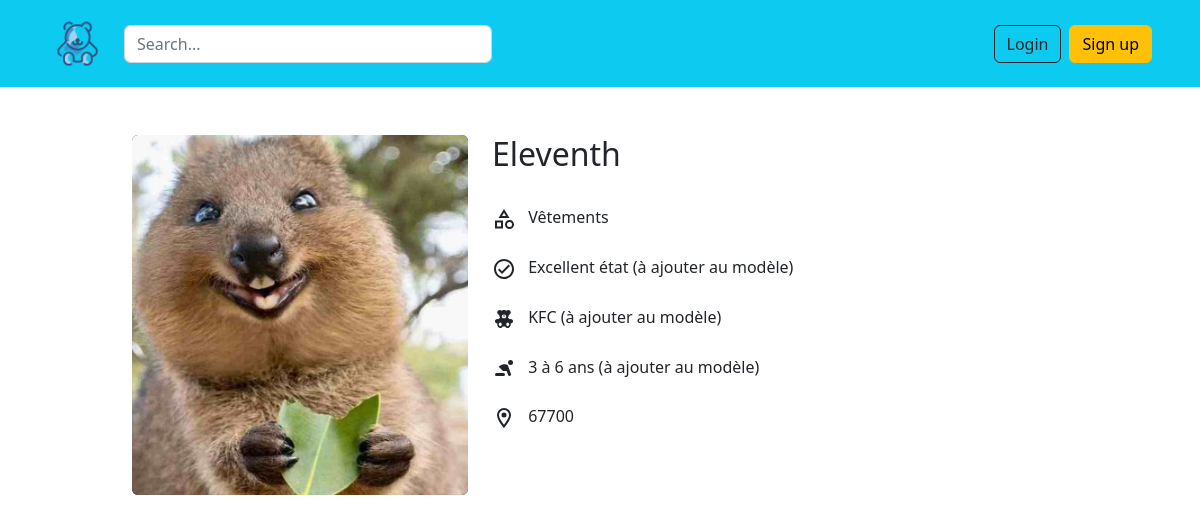
The page /product/14 on the database its author committed.
### website/models.py (models this page shows)
class Product(db.Model):
    id = db.Column(db.Integer, primary_key=True)
    title = db.Column(db.String(100))
    pictures = db.Column(db.String(150))
    description = db.Column(db.String(5000))
    city = db.Column(db.String(150))
    category = db.Column(db.String(100))
    condition = db.Column(db.String(100))
    age = db.Column(db.String(100))
    brand = db.Column(db.String(100))
    shipping_fee = db.Column(db.Integer)
    date = db.Column(db.DateTime(timezone=True), default=func.now())
    user_id = db.Column(db.Integer, db.ForeignKey('user.id'))

### website/views.py (the view)
@views.route('/product/<id>', methods=['POST', 'GET'])
def show_product(id):
    product_id = id
    product = Product.query.filter_by(id=product_id).first()
    return render_template("product.html", user=current_user, product=product)

### website/templates/product.html (shortened to what this page needs)
{% extends "base.html" %}
{% block content %}
    <div class="container my-4">
        <br />
        <div class="container" style="max-width: 960px" id="products-grid">
            <div class="row row-cols-2 g-4">
                <a href="" style="max-width:360px; color: #333; text-decoration: none;">
                    <div style="height: 360px;" class=" col bg-dark rounded">
                        <img align="center" class="rounded" style="width: 100%; height:100%; object-fit: cover;" src="{{ url_for('static', filename=('img/' + product.pictures)) }}" alt="photo" height="130px">
                    </div>
                </a>
                <div class="col py-0">
                    <h2>{{ product.title}}</h2><br />
                    <div class="mb-4">
                        <span class="mx-2">{{ product.category }}</span>
                    </div>
                    <div class="mb-4">
                        <svg style="width:24px;height:24px" viewBox="0 0 24 24">
                            <path fill="currentColor" d="M12 2C6.5 2 2 6.5 2 12S6.5 22 12 22 22 17.5 22 12 17.5 2 12 2M12 20C7.59 20 4 16.41 4 12S7.59 4 12 4 20 7.59 20 12 16.41 20 12 20M16.59 7.58L10 14.17L7.41 11.59L6 13L10 17L18 9L16.59 7.58Z" />
                        </svg>
                        <span class="mx-2">Excellent état (à ajouter au modèle)</span>
                    </div>
                    <div class="mb-4">
                        <span class="mx-2">KFC (à ajouter au modèle)</span>
                    </div>
                    <div class="mb-4">
                        <span class="mx-2">3 à 6 ans (à ajouter au modèle)</span>
                    </div>
                    <div class="mb-4">
                        <span class="mx-2">{{ product.city }}</span>
                    </div>
                </div>
            </div>
        </div>
    </div>
{% endblock%}

### rows shown on the page
Product: pictures (picture), title "Eleventh", category "Vêtements", city "67700"
